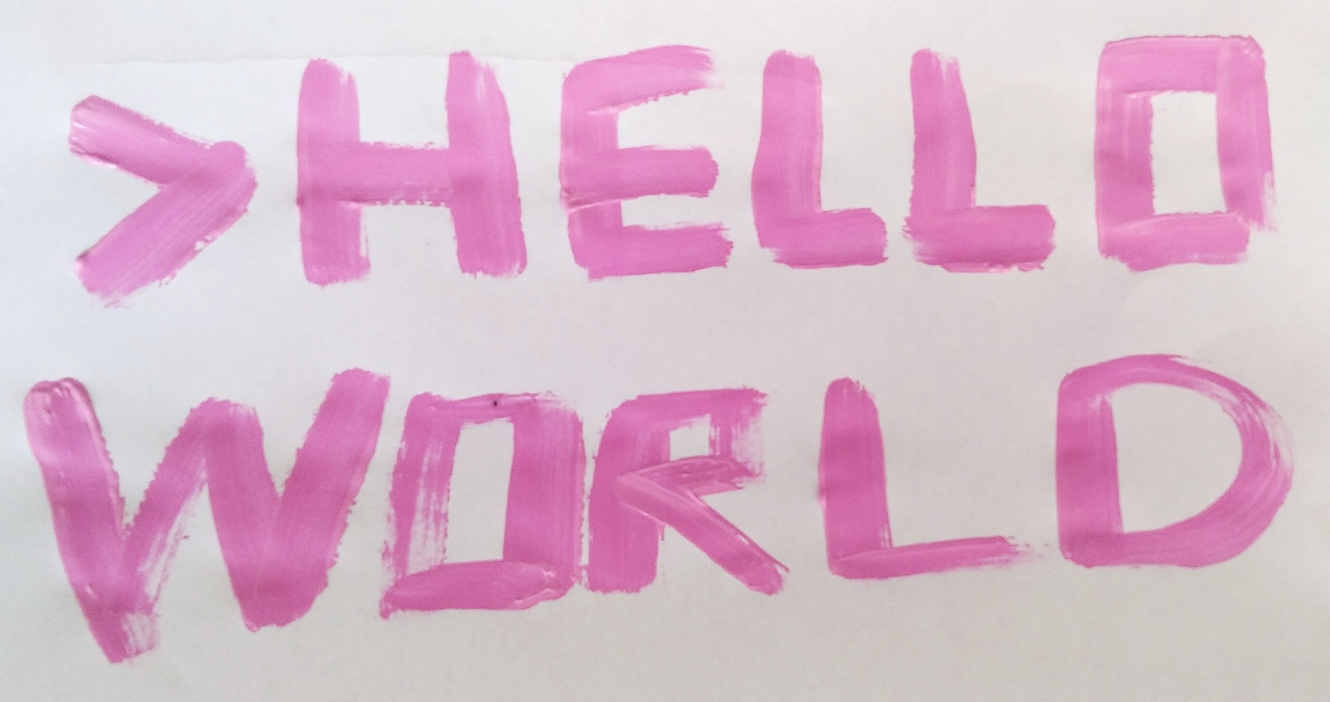
#> input picture Hellooo.jpg, 2660 x 1404 px (shown at 1/2 size)
$ python BINSergio.py
#> lines starting #> are read from the running program, lines starting #| are printed output that depends on the picture; after the words box and inside, x2 and y2 are one past the last pixel; in counts of white or black regions, pixels touching at a corner belong together
# -*- coding: utf-8 -*-

import cv2

img = cv2.imread('Hellooo.jpg',2)
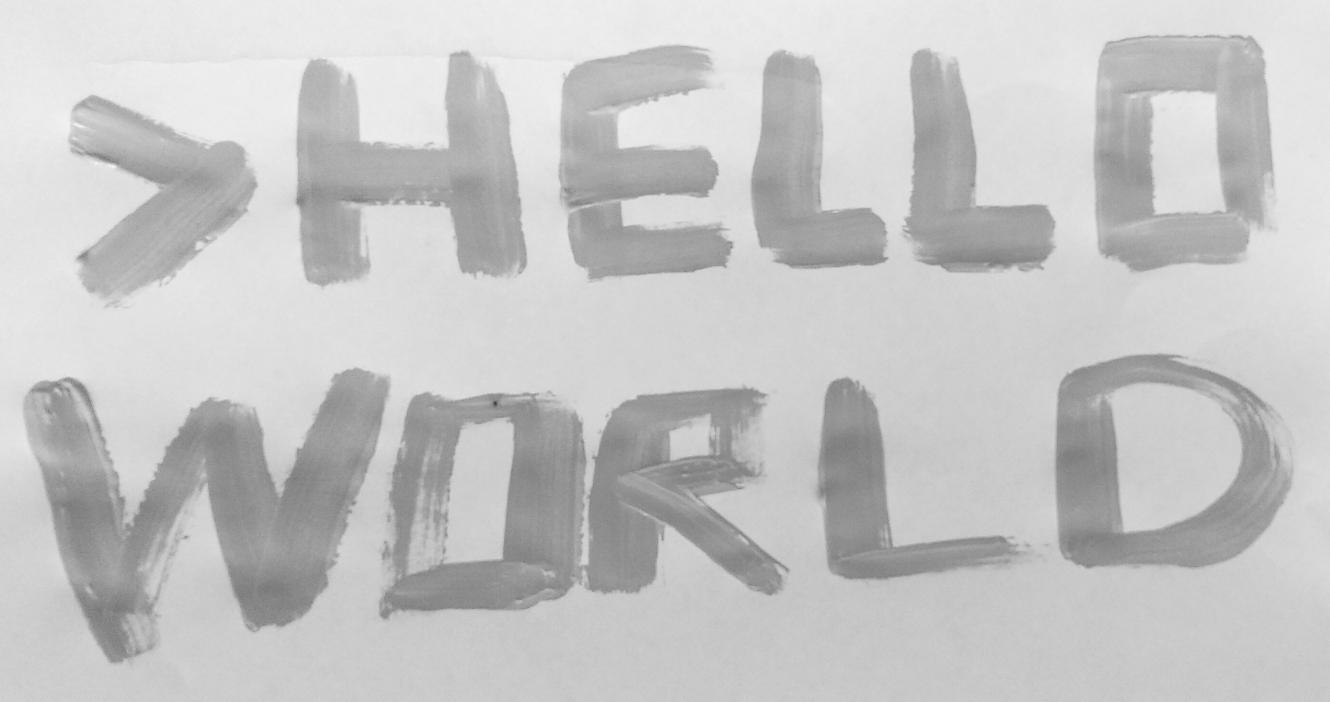
#> img: shape (1404, 2660) (shown at 1/2 size); min 53, max 249, mean 197.1

img = cv2.resize(img, (1920, 1080), interpolation=cv2.INTER_LANCZOS4)
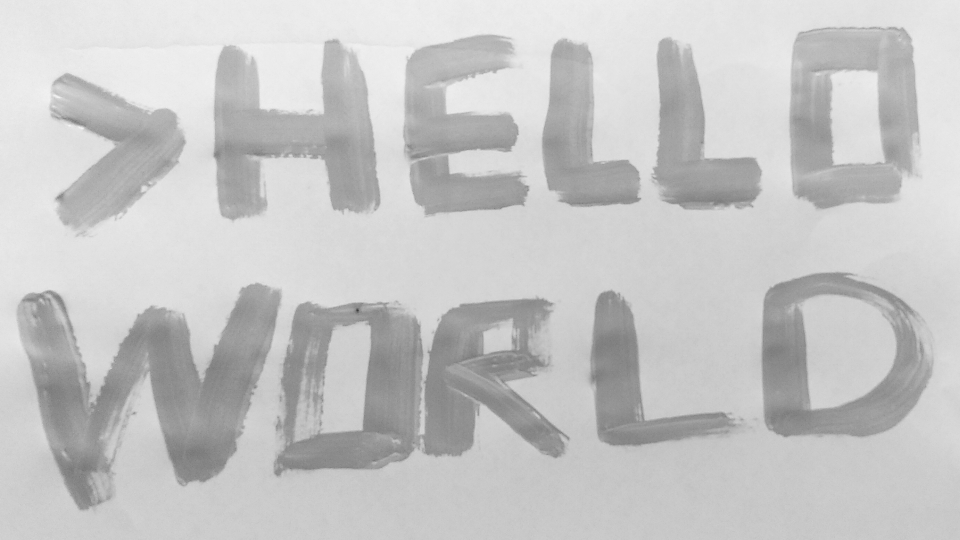
#> img: shape (1080, 1920) (shown at 1/2 size); min 57, max 248, mean 197.2

ret, th1 = cv2.threshold(img, 190, 255, cv2.THRESH_BINARY)
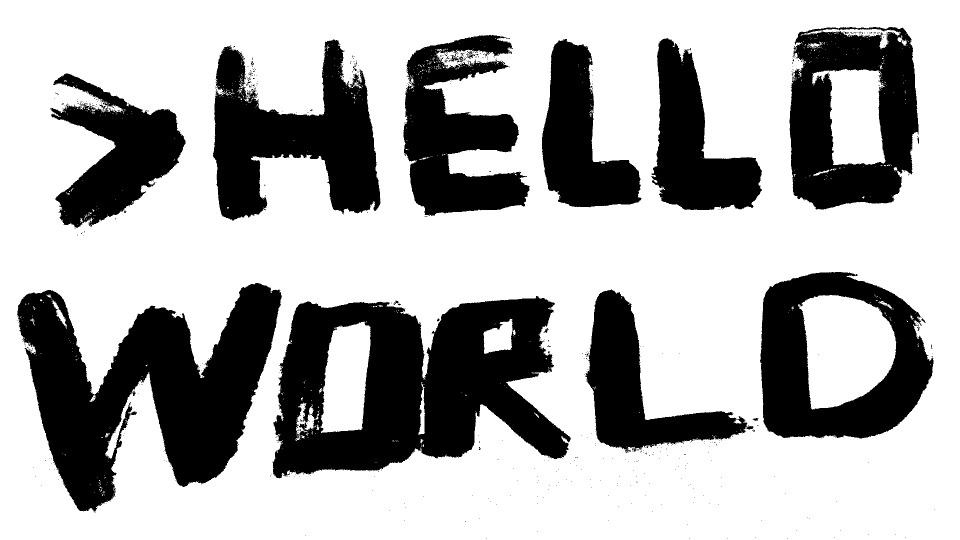
#> th1: shape (1080, 1920) (shown at 1/2 size); 68.8% white; 635 black regions (613 under 20 px), largest, box (x1, y1, x2, y2) and area: (545, 592, 1142, 957) 132727, (34, 566, 564, 1023) 122221, (426, 79, 761, 442) 64529

#cv2.INTER_NEAREST cv2.INTER_LANCZOS4

cv2.imwrite('HelloWorld_HD.png', th1)
